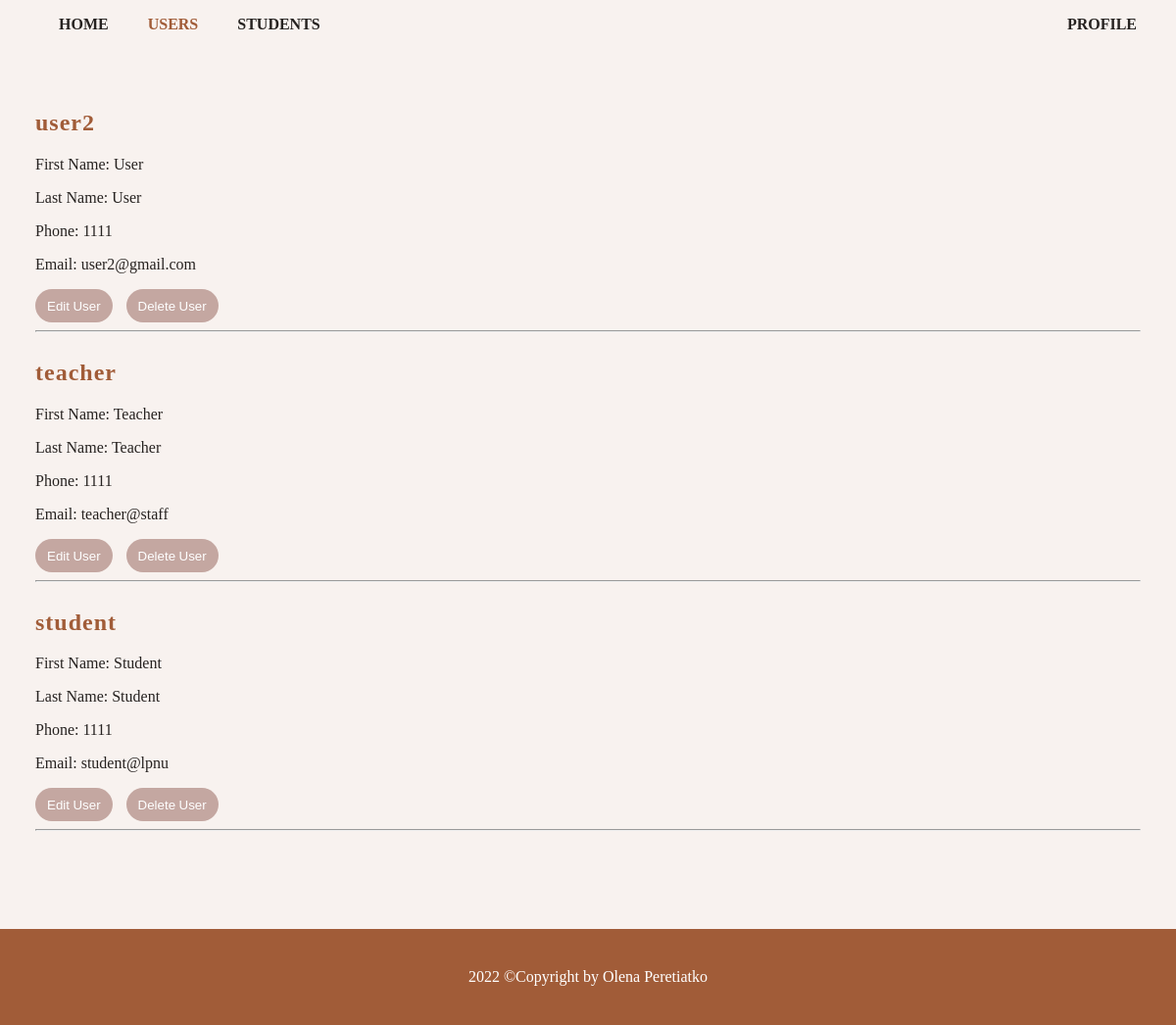
Screenshot of /users (signed in) with the database file from the repository.
### src/database/models.py (models this page shows, shortened)
class User(Base, UserMixin):
    __tablename__ = 'user'
    id_user = Column(Integer, primary_key=True)
    username = Column(String(25), unique=True, nullable=False)
    first_name = Column(String(25), nullable=False)
    last_name = Column(String(25), nullable=False)
    email = Column(String(25), unique=True, nullable=False)
    password = Column(String(45), nullable=False)
    phone = Column(String(25), nullable=False)
    is_admin = db.Column(db.Boolean, default=False)
    is_student = db.Column(db.Boolean, default=False)

### resources/users.py (the view)
class UsersListApi(Resource):
    user_schema = UserSchema()
    @login_required
    def get(self, username=None):
        if not (current_user.is_admin or current_user.is_student):
            return {'message': 'Access denied'}, 409
        if current_user.is_admin:
            if not username:
                users = db.session.query(User).all()
                return make_response(render_template('users.html', users=users), 200, headers)
            user = db.session.query(User).filter_by(username=username).first()
        else:
            print(current_user.email)
            user = db.session.query(User).filter_by(email=current_user.email).first()
        if not user:
            return {'message': 'User not found'}, 404
        return make_response(render_template('user.html', user=user), 200, headers)

### resources/auth.py (called while the page is built)
@login_manager.user_loader
def load_user(id_user):
    return User.query.get(int(id_user))

### src/templates/users.html (shortened to what this page needs)
<!DOCTYPE html>
<html lang="en">
<head>
    <link href="{{ url_for('static', filename='stylesheets/styles.css') }}" rel="stylesheet">
    <link href="{{ url_for('static', filename='stylesheets/users.css') }}" rel="stylesheet">
</head>
<body>
<header>
    <nav>
        <ul>
            <li><a href="/">Home</a>
                {% if current_user.is_authenticated %}
            <li class="active"><a href="/users">Users</a></li>
            {% endif %}
            {% if current_user.is_authenticated %}
            <li><a href="/students">Students</a></li>
            <div class="right">
                <li class="right"><a href="/profile">Profile</a></li>
            </div>
            {% endif %}
        </ul>
    </nav>
</header>
<main class="content">
    {% for user in users %}
    <div class="user">
        <div class="contentLeft">
            <a href="users/{{user['username']}}">
                <h2>{{ user['username'] }}</h2>
            </a>
            <p>First Name: {{user.first_name}}</p>
            <p>Last Name: {{user.last_name}}</p>
            <p>Phone: {{user.phone}}</p>
            <p>Email: {{user.email}}</p>
        </div>
        <div class="myBtns">
            <a href="edit/{{user['username']}}">
                <button>Edit User</button>
            </a>
            <form action="delete/{{user['username']}}" method="POST">
                <input type="submit" value="Delete User"
                       class="btn btn-danger btn-sm">
            </form>
        </div>
    </div>
    <hr>
    {% endfor %}
</main>
<footer>
    <p>2022 &copy;Copyright by Olena Peretiatko</p>
</footer>
</body>
</html>

### src/static/stylesheets/styles.css (style rules this page uses)
body { margin: 0; background-color: #f8f2ef; font-family: 'Times New Roman', sans-serif; color: #262220; }
header { font-weight: 700; height: 40px; }
.content { padding: 0 3%; }
nav ul li { float: left; list-style: none; margin: 0 20px; }
.right { float: right; }
.right > a { margin-right: 20px; }
.active > a { color: #a15c38; }
a { color: #262220; text-decoration: none; }
nav a { text-transform: uppercase; }
form { display: inline-block; }
button, input[type="submit"] { margin-right: 10px; background-color: #c4a7a1; padding: 7px 12px; border: none; border-radius: 20px; color: white; font-family: "Noto Sans Cham", sans-serif; }
h2 { letter-spacing: 1px; color: #a15c38; }
footer { bottom: 0; color: white; text-align: center; padding: 2%; background-color: #a15c38; margin-top: 100px; }
.content { margin-top: 3%; }

### src/static/stylesheets/users.css (style rules this page uses)
.contentLeft { display: inline-block; }

### rows the page displays
User: username "user2", first_name "User", last_name "User", phone "1111", email "user2@gmail.com"
User: username "teacher", first_name "Teacher", last_name "Teacher", phone "1111", email "teacher@staff"
User: username "student", first_name "Student", last_name "Student", phone "1111", email "student@lpnu"
